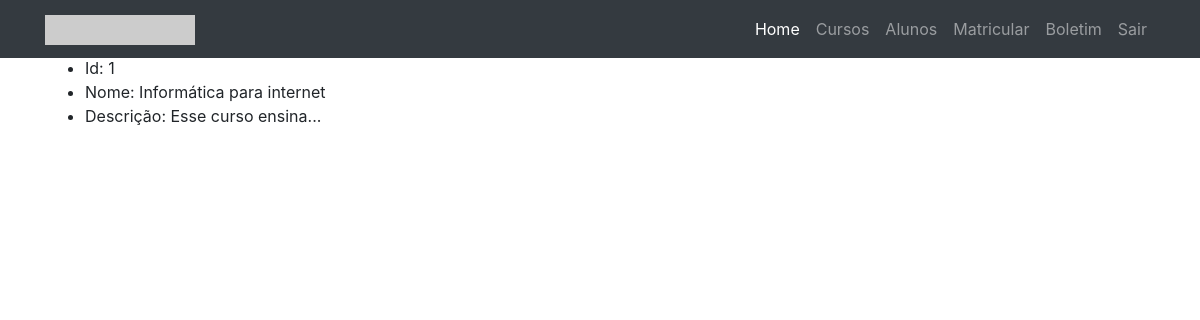
/exemplo_ci2018/curso/detalhes/1, run on an earlier commit of the app's database.
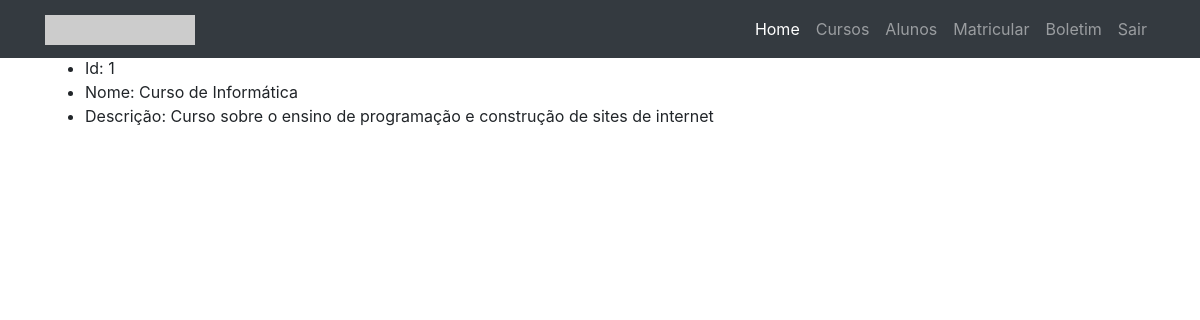
And on a later commit of the database.
### tables this page shows
CREATE TABLE `curso` (
  `id` int(11) NOT NULL,
  `nome` varchar(30) NOT NULL,
  `descricao` varchar(100) NOT NULL
);

### exemplo_ci2018/application/controllers/Curso.php (called while the page is built, shortened)
<?php
class Curso extends CI_Controller {
   public function detalhes($id){
       $this->load->model('Curso_model', 'cursos');
       $dados["curso"] = $this->cursos->recuperarUm($id);
       $this->load->view('template/cabecalho');
       $this->load->view('template/nav');
       $this->load->view('detalhescurso', $dados);
       $this->load->view('template/rodape');
   }
}

### exemplo_ci2018/index.php (called while the page is built, shortened)
<?php
require_once BASEPATH.'core/CodeIgniter.php';

### exemplo_ci2018/application/models/Curso_model.php (called while the page is built, shortened)
<?php
class Curso_model extends CI_Model{
    public function recuperarUm($id){
        $this->db->where('id', $id);
        $query = $this->db->get('curso');
        return $query->row();
    }
}

### exemplo_ci2018/application/views/detalhescurso.php (the view)
<ul>
    <li>Id: <?= $curso->id ?></li>
    <li>Nome: <?= $curso->nome ?></li>
    <li>Descrição: <?= $curso->descricao ?></li>
</ul>

What changed in the data, as far as the page shows it:
changed curso id 1: nome "Informática para internet" → "Curso de Informática"; descricao "Esse curso ensina..." → "Curso sobre o ensino de programação e construção de sites de internet"
